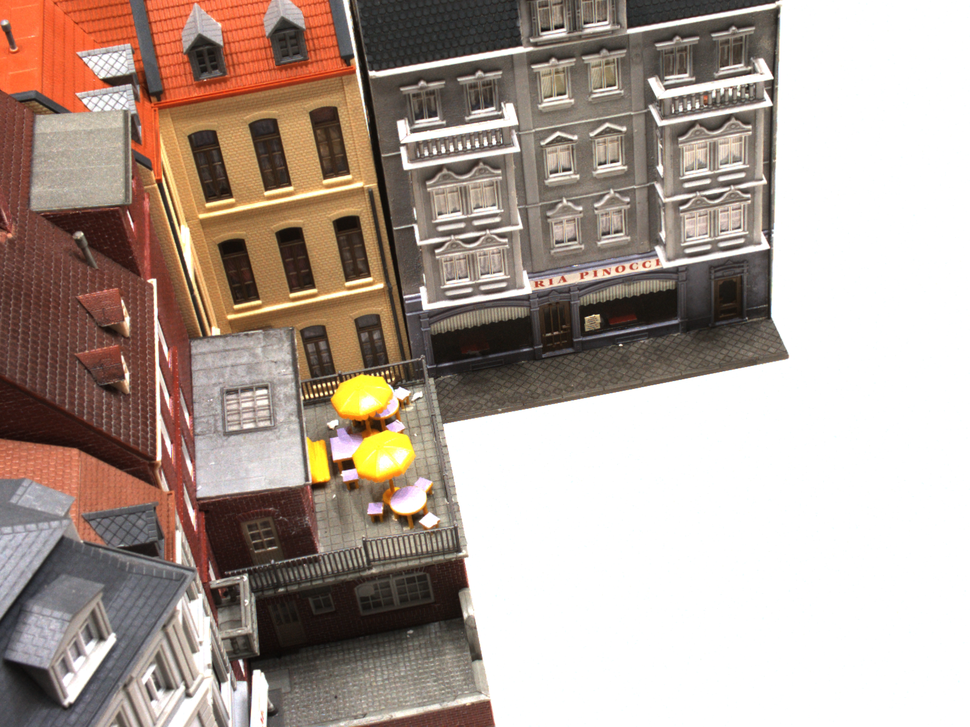
#> input picture pair2/000012.png, 970 x 727 px, shrunk from 1600 x 1200 before the run
$ jupyter execute --allow-errors FH.ipynb
#> lines starting #> are read from the running program, lines starting #| are printed output that depends on the picture
[cell 1]
import numpy as np
import matplotlib.pyplot as plt
import cv2

# [84 lines left out: functions skew_matrix, construct_matrix_A, normalize_points, denormalize_matrix, eight_point_algo_robust, essential_from_fundamental and 2 more, not called in this run]

[cell 2]
def path2pairs(image1_path, image2_path):
    # 读取灰度图
#> called with image1_path = 'pair2/000012.png', image2_path = 'pair2/000014.png'
    img1 = cv2.imread(image1_path)
#> img1 is the input picture: shape (727, 970, 3); mean B, G, R 150.6, 160.1, 175.7
    img2 = cv2.imread(image2_path)
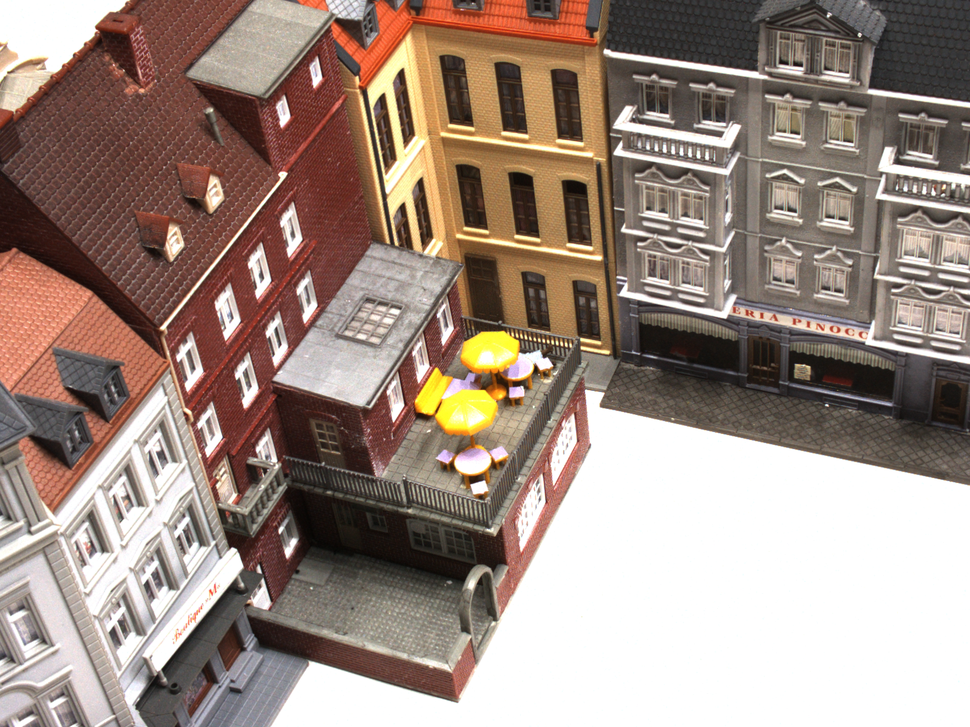
#> input picture pair2/000014.png, 970 x 727 px, shrunk from 1600 x 1200 before the run
#> img2 is the input picture: shape (727, 970, 3); mean B, G, R 129.5, 139.6, 158
    gray1 = read_img(image1_path)
    gray2 = read_img(image2_path)
    # 程序参数读写无误
    # plt.imshow(img1)
    # plt.show()
    # 利用SIFT算子进行特征点识别
    kp1, des1 = extract_features(gray1)
    kp2, des2 = extract_features(gray2)
    # 输出两张图片的匹配结果
    # line2pics(img1, img2, kp1, des1, kp2, des2)
    # 进行特征点匹配，输出匹配数据
    data1, data2 = GetPairs(kp1, des1, kp2, des2)

    data1 = np.array(data1)
    data2 = np.array(data2)

    return data1, data2

def GetPairs(kp1, des1, kp2, des2):
    # 使用暴力搜索进行特征点匹配
    matches = match_keypoints(kp1, des1, kp2, des2)
    data1 = []
    data2 = []
    for m in matches:
        pt1 = [kp1[m[0]][0], kp1[m[0]][1]]
        pt2 = [kp2[m[1]][0], kp2[m[1]][1]]
        data1.append(pt1)
        data2.append(pt2)

    return data1, data2
def read_img(img_path):
    # 读取图片地址，转化为灰度图
#> called with img_path = 'pair2/000012.png'
    img = cv2.imread(img_path)
    if len(img.shape) == 3:
        img = cv2.cvtColor(img, cv2.COLOR_BGR2GRAY)
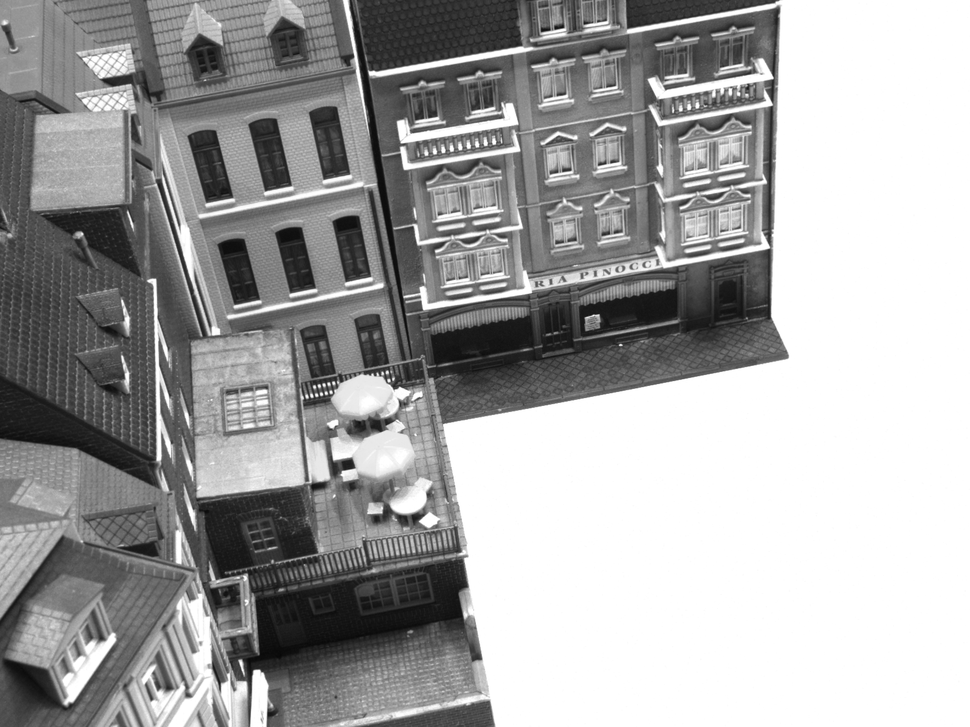
#> img: shape (727, 970); min 8, max 255, mean 163.7
#> call 2 of read_img, with img_path = 'pair2/000014.png'
#> in read_img (call 2), `img = cv2.cvtColor(img, cv2.COLOR_BGR2GRAY)`:
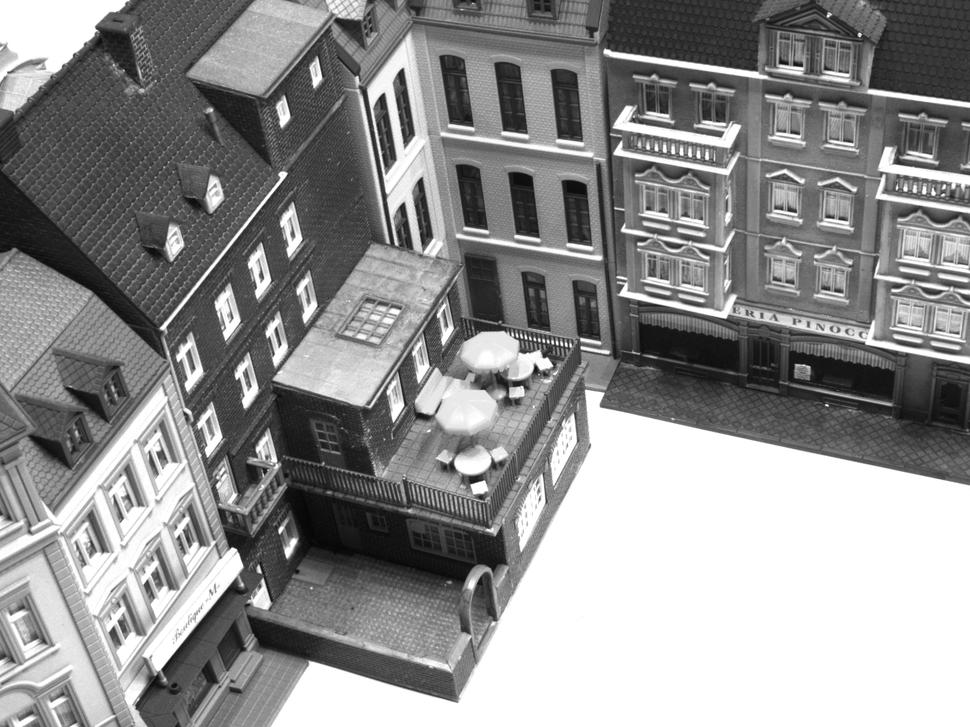
#> img: shape (727, 970); min 5, max 255, mean 143.9
    elif len(img.shape) == 2:
        img = img
    img.astype('float32')
    return img


def extract_features(image):
    """
    提取图像特征
    """
    sift = cv2.SIFT_create()
    kp, des = sift.detectAndCompute(image, None)
#> kp = 4564 keypoints; strongest (x, y, size): (316, 395, 2.1), (348, 464, 8), (319, 386, 2.1), (326, 393, 2)
#> in extract_features (call 2), `kp, des = sift.detectAndCompute(image, None)`: kp = 5108 keypoints; strongest (x, y, size): (544, 341, 1.9), (859, 35, 2.6), (548, 341, 1.9), (827, 405, 1.8)
    # print(kp[0].pt[0],kp[0].pt[1],kp[0].size)
    kp2array = np.array([(k.pt[0], k.pt[1], k.size) for k in kp])

    # 检查是否修改了匹配关系
    return kp2array, des


def match_keypoints(kp1, des1, kp2, des2):
    matcher = cv2.BFMatcher(crossCheck=True)
    matches = matcher.match(des1, des2)
#> matches = 1441 matches
    matches = sorted(matches, key=lambda x: x.distance)
    matches = np.array([(m.queryIdx, m.trainIdx) for m in matches])
#> matches = 1441 pairs, first value 8 to 4561, second value 18 to 5101
    return matches

[cell 3]
# [65 lines left out: functions four_point_homography, homography_calibrated, get_motion_from_homography, fromHGetE, not called in this run]

[cell 4]
image1_path = 'pair2/000012.png'
image2_path = 'pair2/000014.png'
intrinsics_path = 'pair2/K.txt'

data1,data2 = path2pairs(image1_path, image2_path)
#> the loop in GetPairs, `for m in matches:` made 1441 passes
#> (m, pt1, pt2) on passes 1 to 3: ([2847, 4053], [403.1, 64.09], [706.2, 61.9]), ([3477, 4132], [494.3, 48.12], [729.7, 65.1]), ([2845, 3896], [403, 64.32], [661.2, 55.82])
#> after the loop in GetPairs, `for m in matches:`: data1 = 1441 pairs, first value 4.86 to 781.6, second value 2.84 to 723.9; data2 = 1441 pairs, first value 5.51 to 965.6, second value 3.52 to 721.8
'''设计读取相机内参K的函数'''
#> (the rest of this cell did not finish here and is left out)
